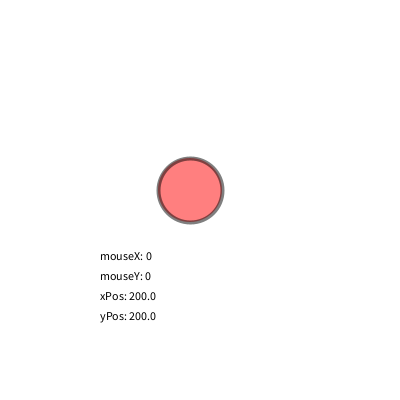
Frame 1 (no input)
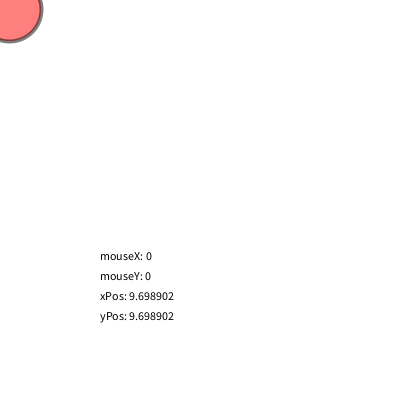
Frame 60 (the mouse pressed at the canvas centre just before this capture)
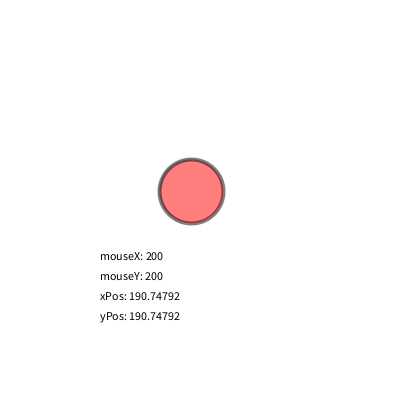
Frame 120 (the mouse held since frame 60 and released just before this capture)

The Processing sketch that drew these frames (run headless with seeded random() and noise(); from frame 60 on, the mouse is pressed at the canvas centre):

// Processing sketch: primitiveExample
// ── primitiveExample.pde
float xPos;
float yPos;

void setup() {
  size(400, 400);
  xPos = width/2;
  yPos = height/2;
}

void draw() {
  background(255);

  fill(0);
  text("mouseX: " + mouseX, 100, 260);
  text("mouseY: " + mouseY, 100, 280);
  text("xPos: " + xPos, 100, 300);
  text("yPos: " + yPos, 100, 320);

  stroke(0, 128);
  strokeWeight(4);
  fill(255, 0, 0, 128);
  
  xPos += (mouseX - xPos)/20;
  yPos += (mouseY - yPos)/20;
  
  pushMatrix();
  translate(xPos, yPos);
  ellipse(0, 0, 64, 64);
  popMatrix();
}
      
